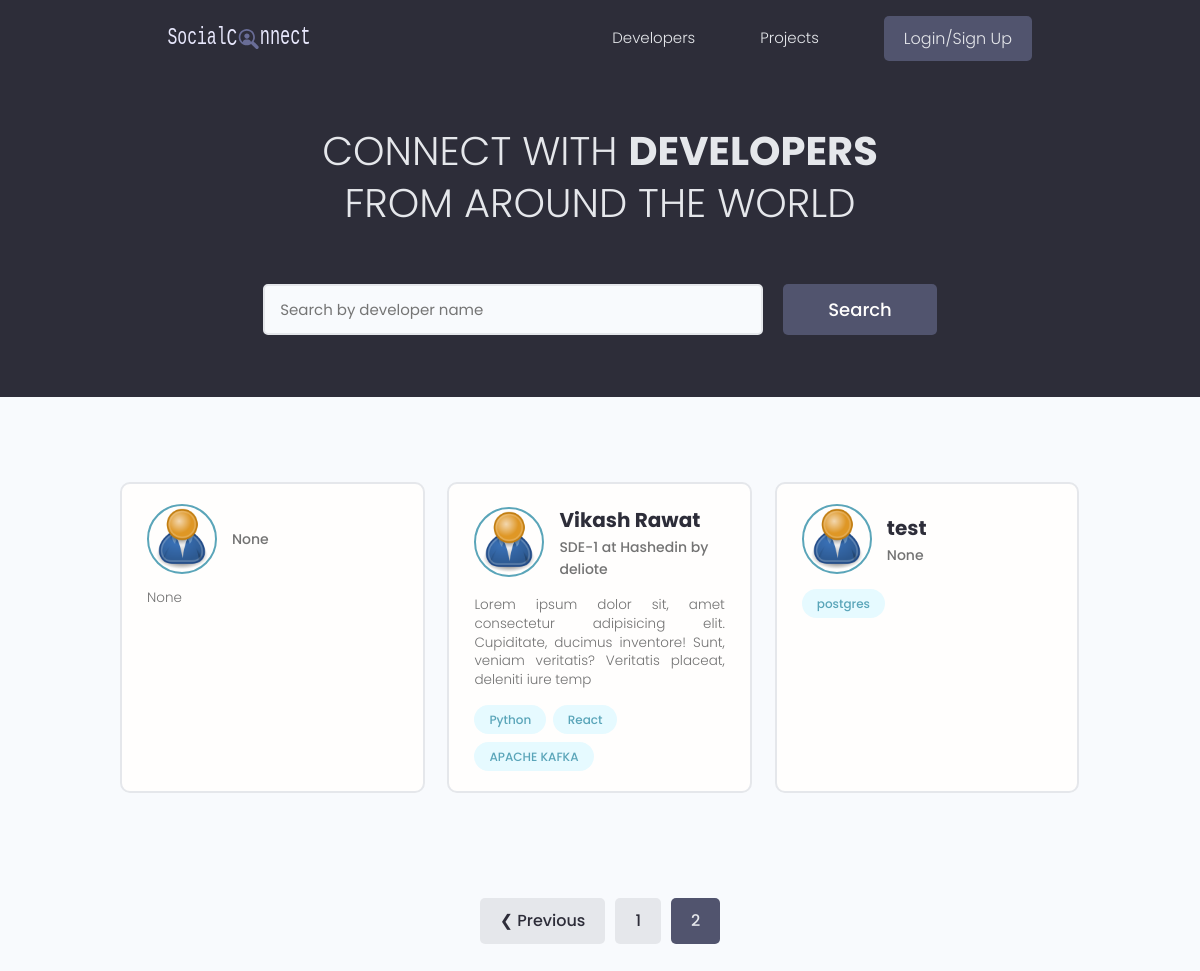
/users/?page=2, run on an earlier commit of the app's database.
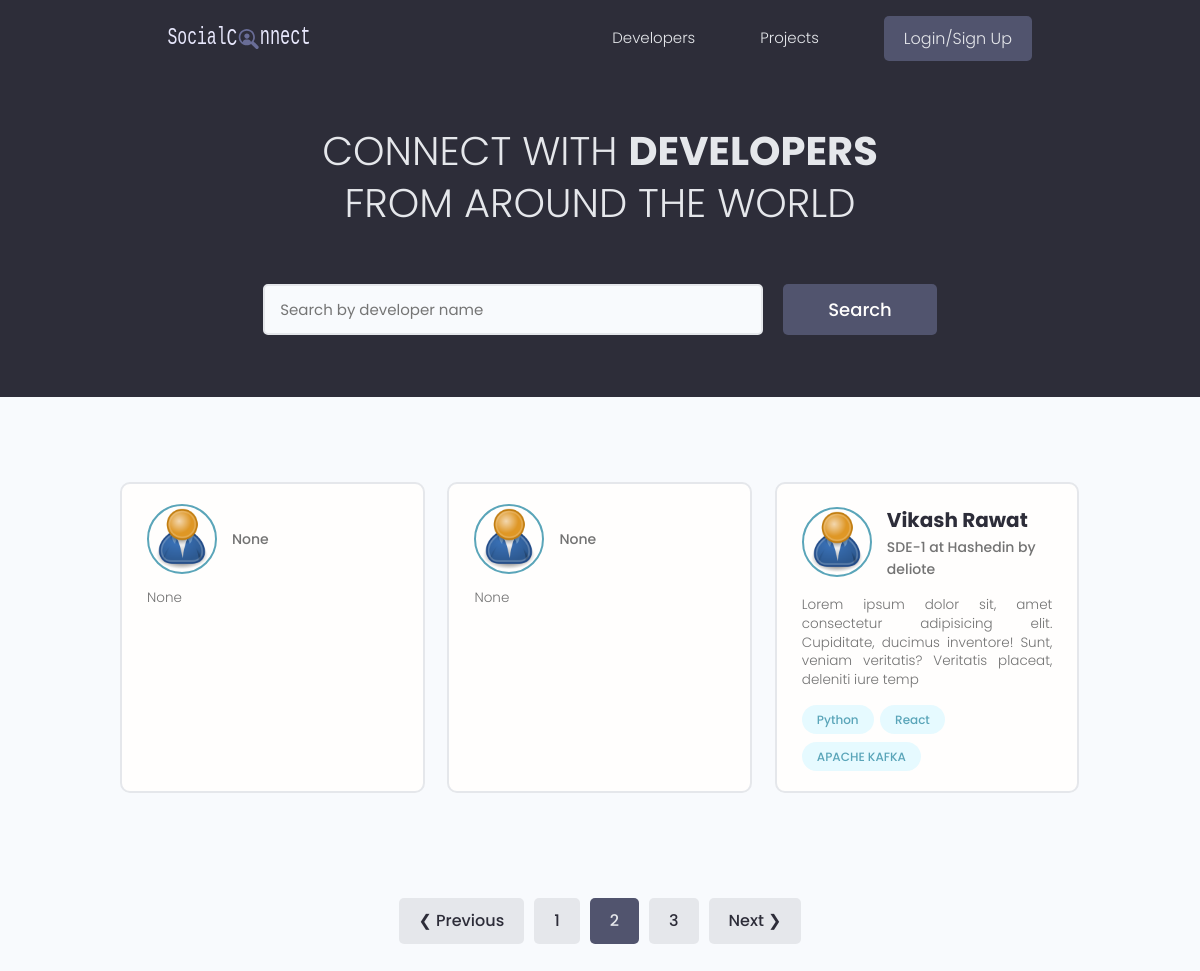
And on a later commit of the database.
### users/models.py (models this page shows, shortened)
class Profile(models.Model):
    user = models.OneToOneField(User,on_delete=models.CASCADE,null=True,blank=True)
    name = models.CharField(max_length=200,blank=True,null=True)
    email = models.EmailField(max_length=500,blank=True,null=True)
    username = models.CharField(max_length=100,blank=True,null=True)
    location = models.CharField(max_length=100,blank=True,null=True)
    short_intro = models.CharField(max_length=1000,blank=True,null=True)
    bio = models.TextField(blank=True,null=True)
    profile_image = models.ImageField(null=True,blank=True,upload_to="profiles/",default ='profiles/user-default.png')
    social_github = models.CharField(max_length=200,blank=True,null=True)
    social_twitter = models.CharField(max_length=200,blank=True,null=True)
    social_linkedin = models.CharField(max_length=200,blank=True,null=True)
    social_website = models.CharField(max_length=200,blank=True,null=True)
    social_youtube = models.CharField(max_length=200,blank=True,null=True)
    created_at = models.DateTimeField(auto_now_add=True)
    id = models.UUIDField(primary_key=True,unique=True,editable=False,default=uuid.uuid4)

class Skill(models.Model):
    owner = models.ForeignKey(Profile,on_delete=models.CASCADE,null=True,blank=True)
    name = models.CharField(max_length=200,null=True,blank=True)
    description = models.TextField(null=True,blank=True)
    created_at = models.DateTimeField(auto_now_add=True)
    id = models.UUIDField(primary_key=True,unique=True,editable=False,default=uuid.uuid4)
    def __str__(self):
        return str(self.name)

### users/views.py (the view)
# urls.py: path('',views.profiles,name="profiles"),
def profiles(request):
    profiles,search_query = searchHelper(request)
    profiles,paginator,custom_range = paginatorHelper(request,profiles,result=3)
    context = {"profiles":profiles,"search_query":search_query,"paginator":paginator,"custom_range":custom_range,}
    return render(request,"users/profiles.html",context)

### users/utils.py (called while the page is built)
def paginatorHelper(request,profiles,result):
    page = request.GET.get('page')
    paginator = Paginator(profiles,result)
    try:
        profiles = paginator.page(page)
    except PageNotAnInteger:
        page = 1
        profiles = paginator.page(page)
    except EmptyPage:
        page = paginator.num_pages
        profiles = paginator.page(page)
    left_index = max(1,int(page)-4)
    right_index = min(int(page)+5,paginator.num_pages+1)
    custom_range = range(left_index,right_index)
    return profiles,paginator,custom_range

def searchHelper(request):
    search_query = ''
    if request.GET.get('text'):
        search_query = request.GET.get('text')
    skill = Skill.objects.filter(name__icontains=search_query)
    profiles = Profile.objects.distinct().filter(
        Q(name__icontains=search_query) |
        Q(short_intro__icontains=search_query) |
        Q(skill__in=skill)
        )
    return profiles,search_query

### users/templates/users/profiles.html (shortened to what this page needs)
{% extends 'main.html' %}
{% block content %}
<main class="home">
    <section class="hero-section text-center">
      <div class="container container--narrow">
        <div class="hero-section__box">
          <h2>CONNECT WITH <span>DEVELOPERS</span></h2>
          <h2>FROM AROUND THE WORLD</h2>
        </div>
        <div class="hero-section__search">
          <form class="form" action="#" method="get">
            <div class="form__field">
              <input class="input input--text" id="formInput#search" type="text" name="text"
               value="{{search_query}}" placeholder="Search by developer name" />
            </div>
            <input class="btn btn--sub btn--lg" type="submit" value="Search" />
          </form>
        </div>
      </div>
    </section>
    <section class="devlist">
      <div class="container">
        <div class="grid grid--three">
          {% for profile in profiles %}
          <div class="column card">
            <div class="dev">
              <a href="{% url 'user-profile' profile.id %}" class="card__body">
                <div class="dev__profile">
                  <img class="avatar avatar--md" src="{{profile.profile_image.url}}" alt="image" />
                  <div class="dev__meta">
                    <h3>{{profile.name}}</h3>
                    <h5>{{profile.short_intro|slice:"60"}}</h5>
                  </div>
                </div>
                <p class="dev__info">
                  {{profile.bio|slice:"150"}}
                </p>
                <div class="dev__skills">
                  {% for skill in profile.skill_set.all %}
                  <span class="tag tag--pill tag--main">
                    <small>{{skill}}</small>
                  </span>
                  {% endfor %}
                </div>
              </a>
            </div>
          </div>
         {% endfor %}
        </div>
      </div>
    </section>
    {% include 'pagination.html' with queryset=profiles custom_range=custom_range %}
  </main>
{% endblock content %}

What changed in the data, as far as the page shows it:
no longer on this page (row unchanged): Profile: profile_image (placeholder picture), name "test", short_intro "None"
no longer on this page (row unchanged): Skill: name "postgres", shown under "test"
added Profile: profile_image (placeholder picture), short_intro "None", bio "None"
Also different on the page:
new list line: "3"
text now shown: "Next ❯"
